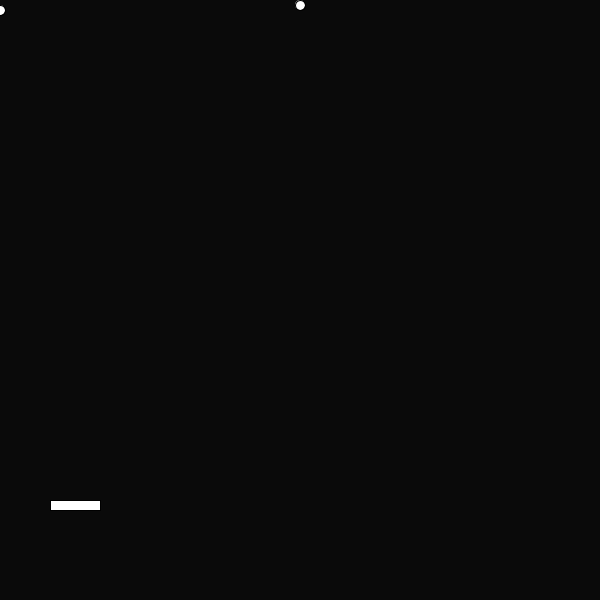
Frame 1 (no input)
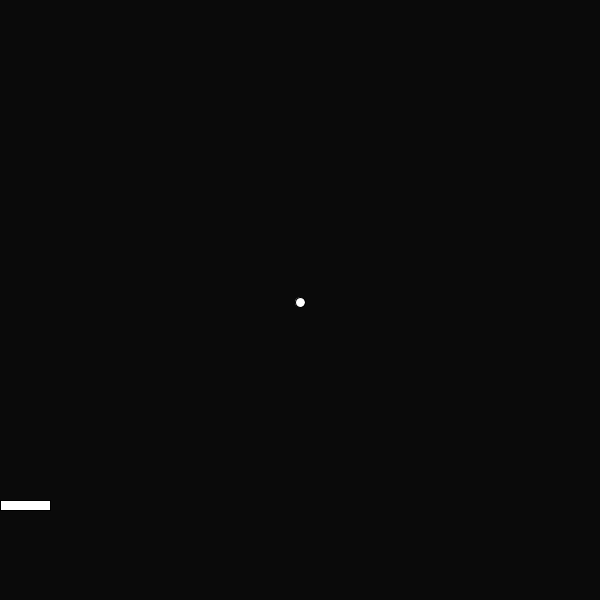
Frame 60 (the mouse pressed at the canvas centre just before this capture)
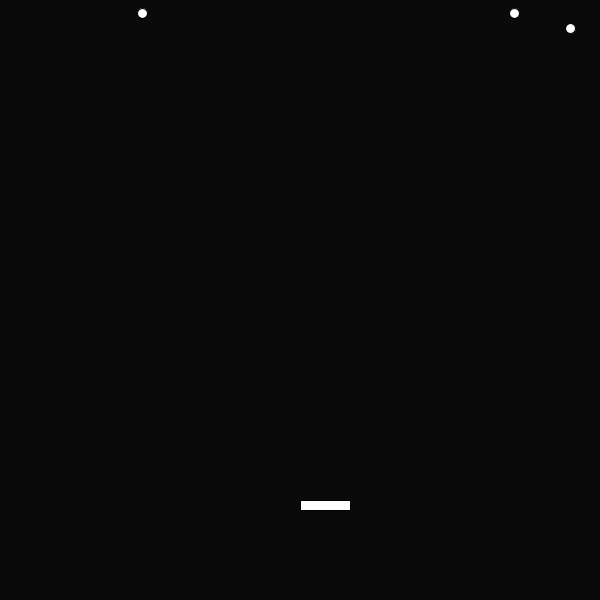
Frame 120 (the mouse held since frame 60 and released just before this capture)

The Processing sketch that drew these frames (run headless with seeded random() and noise(); from frame 60 on, the mouse is pressed at the canvas centre):

// Processing sketch: Hiroki579
// ── Hiroki579.pde
float x,y,xx,yy,xxx,yyy;
int rad = 60;
float yspeed = 5;
float ydirection =1;
int py =500;
int px =50;
int pw = 50;
int ph = 10;
int count = 0;
int t = 0;
int gseq;


void setup(){
  size(600,600);
  x=width/2;
  y=0;
  textSize(100);
}
void draw(){
  background(10);
  
 
  
  if(t>=900){
    gseq = 1;
  }
  
   t++;
   
  if(gseq == 0){
    gamePlay();
  }else{
    gameOver();
  }
}
 void gamePlay(){
   gseq = 0;
  y = y + ( yspeed * ydirection );
   yy = yy + ( yspeed * ydirection );
    yyy = yyy + ( yspeed * ydirection );
  if(y>600){
    y=-10;
    x=random(600);
    
  }
  ellipse(x,y,10,10);
  yy += 5;
  if(yy>600){
    yy=-10;
    xx=random(600);
  }
  ellipse(xx,yy,10,10);
  yyy += 5;
  if(yyy>600){
    yyy=-10;
    xxx=random(600);
  }
  ellipse(xxx,yyy,10,10);
 
   if (y > 500){
    ydirection *= 1.005;
  }
    if (yy > 500){
    ydirection *= 1.005;
  }
  if (yyy > 500){
    ydirection *= 1.005;
  } 

  playerMove();
  
  if ( (py-25<y) && (py+ph+25>y)
&& (px<x) && (px+pw>x) )  {
  count = count + 1;
  text(count,300,300);
}
 if ( (py-25<yy) && (py+ph+25>yy)
&& (px<xx) && (px+pw>xx) )  {
  count = count + 1;
  text(count,300,300);
}
 if ( (py-25<yyy) && (py+ph+25>yyy)
&& (px<xxx) && (px+pw>xxx) ) {
  count = count + 1;
  text(count,300,300);
}
 }

void playerMove(){
   rect(px,py,pw,ph);
   px = mouseX;
}   


void gameOver(){
  
  text(count,240,340);
  
}
  
  
